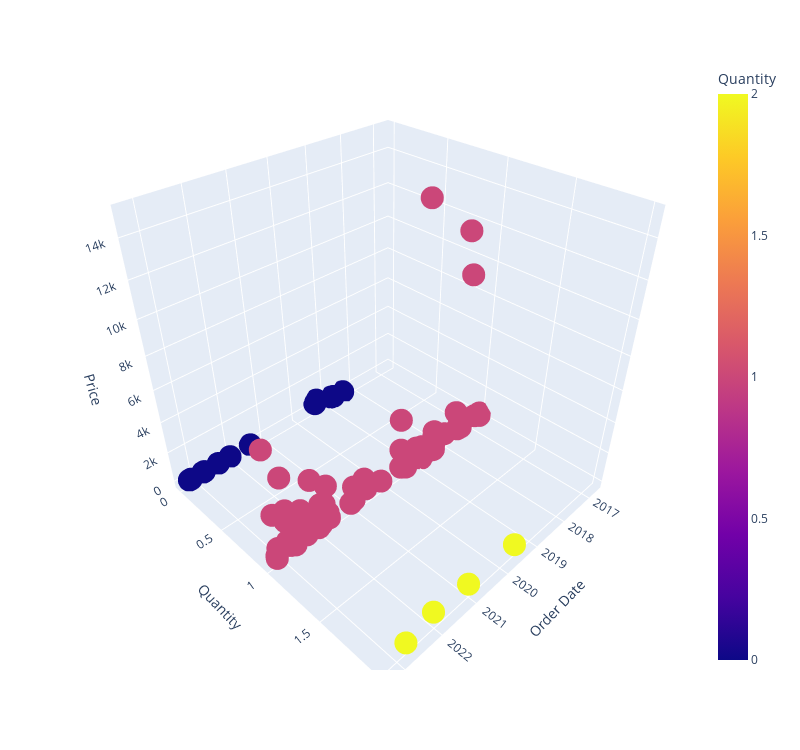

The code cell stored with this chart in its notebook:
### Markdown cell above
#### An interactive 3d plot for detailed information

### Code cell
px.scatter_3d(data_frame=orders_df, x='Order Date', z='Total Owed',y='Quantity',hover_data=['Product Name'],labels={'Total Owed':'Price'},color='Quantity',width=800,height=750)

### Figure 1 — Plotly figure (JSON) as saved in the notebook; plotly's stock layout.template omitted (floating-point values rounded to 4 significant figures)
{"data": [{"customdata": [["Rynox Air GT 4 Jacket - Mesh Motorcycle Riding Jacket with Impact Protection and Abrasion Resistance - Black White | Small"], ["3M Auto Specialty Tyre Dresser (250 ml) | Long lasting tyre Gloss | Fading and Crack Prevention."], ["Motul C2 Chain Lube for All Bikes (150 ml)"], ["Stewit Universal Motorcycle/Cycle Chain Cleaner Brush for Bikes (Blue)"], ["Motul C1 Chain Clean for All Bikes (150 ml)"], ["Stewit Universal Motorcycle/Cycle Chain Cleaner Brush for Bikes (Blue)"], ["3M Auto Specialty Tyre Dresser (250 ml) | Long lasting tyre Gloss | Fading and Crack Prevention."], ["Motul C1 Chain Clean for All Bikes (150 ml)"], ["Motul C2 Chain Lube for All Bikes (150 ml)"], ["Stewit Universal Motorcycle/Cycle Chain Cleaner Brush for Bikes (Blue)"], ["Motul C2 Chain Lube for All Bikes (150 ml)"], ["3M Auto Specialty Tyre Dresser (250 ml) | Long lasting tyre Gloss | Fading and Crack Prevention."], ["Motul C1 Chain Clean for All Bikes (150 ml)"], ["Peter England Men's Blue Blazer Slim (PIBZSNSBS78506_MediumBlue80_44)"], ["FitBox Sports Intruder 20 Kg Adjustable PVC Dumbbells Weights With Dumbbells Rods For Home Gym & Strength Training, 10 Kg X 2 (Black)"], ["FitBox Sports Intruder 20 Kg Adjustable PVC Dumbbells Weights With Dumbbells Rods For Home Gym & Strength Training, 10 Kg X 2 (Black)"], ["Axor Apex Hunter D/V Dull Black Red Helmet-M"], ["Tribit XSound Go 16W 5.0 Bluetooth Speaker with Loud Sound & Rich Bass, 24H Playtime, IPX7 Waterproof, Wireless Stereo Pairing, Type-C, Portable Wirel"], ["iClever HS14 Headphones for Girls, Kids Headphones with Mic, 94dB Volume Limited, Adjustable Headband, Foldable, Wired Over Ear Child Headset for Onli"], ["Rynox Air GT Riding Gloves (Grey Red, M)"], ["Rynox Air GT Riding Gloves (Grey Red, M)"], ["SOFTSPUN Microfiber Cloth - 4 pcs - 40x40 cms - 340 GSM Grey- Thick Lint & Streak-Free Multipurpose Cloths - Automotive Microfibre Towels for Car Bike"], ["Himalayan Organics Omega 3 6 9 Flaxseed Oil With Nutrition Supplement For Healthy Hair, Skin, Joint, Brain, Muscles And Bones - 90 Vegetarian Capsules"], ["Dr.Vaidya's Herbobuild Pack of 1 | 30 capsules | Ayurvedic Muscle & Mass Gainer Capsules | Muscle Protein Synthesis | Lean Mass Gainer | Improved Stam"], ["Peter England Men's Polyester Blend Regular Business Suit Pants Set (PESUONSB814767_Blue_36)"], ["eSplanade - 5 inches - Singing Bowl Tibetan Buddhist Prayer Instrument With Striker Stick | OM Bell | OM Bowl | Meditation Bowl | Music Therapy"], ["SFT Cinnamon (Dalchini Stick) 200 Gm"], ["Saffola Honey, 100% Pure NMR tested Honey, 1.0kg"], ["SFT Cardamom Green (Elaichi) 100 Gm"], ["Evergreen Farms Fresh Whole Cashews Kaju 250 Grams"], ["Steelbird SBA-1 R2K Double Visor Full Face Graphics ABS Helmet, Inner Silver Sun Shield and Outer Clear Visor (Medium 580 mm, Matt Black Grey)"], ["Himalayan Organics Omega 3 6 9 Vegan Natural Nutrition Supplement for Muscle , Bone , Heart & Skin - 90 Veg Capsules"], ["DR. VAIDYA'S new age ayurveda Herbobuild| Ayurvedic Capsules for Muscle Gain | Stamina and Performance | Power of Ashwagandha, Shatavari and Safed Mus"], ["Azani Plant Mass Gainer 1kg | 1083 Kcal, 45g Vegan Protein, 225g Carbohydrates, 0.5g Chlorella, 0.3g Ashwagandha | Intense Muscle Recovery, Weight Gai"], ["Vedapure Natural L-Arginine Nitric Oxide Booster Supplement For Energy, Muscle Growth, Heart Health, Vascularity & Double Strength - 60 Capsules (Pack"], ["Casio Youth-Analog Black Dial Men's Watch-MCW-100H-9A2VDF (AD215)"], ["Dettol Liquid Hand wash Refill Original -1500 ml"], ["Reiki Crystal Products Unisex Natural \"Certified\" Stone Tiger Eye Bracelet for Healing and Meditation, Protection, Courage (Golden & Brown)"], ["Reiki Crystal Products Unisex Natural \"Certified\" Stone Tiger Eye Bracelet for Healing and Meditation, Protection, Courage (Golden & Brown)"], ["Dettol Liquid Hand wash Refill Original -1500 ml"], ["Reiki Crystal Products Unisex Natural \"Certified\" Stone Tiger Eye Bracelet for Healing and Meditation, Protection, Courage (Golden & Brown)"], ["Dettol Liquid Hand wash Refill Original -1500 ml"], ["Just rider Bamboo Football Cotton Socks/Stockings for Men Women Knee High Length Superior Grip for Shin Guard, Anti Slip Blister Protection Anti Odour"], ["Dabur Cold Pressed Mustard Oil -1L : Healthy Cooking Oil with the Goodness of Omega 3 & 6"], ["Saffola Total Refined Cooking Oil | Blended Rice Bran & Safflower Oil | Helps Manage Cholesterol | Pouch, 4 X 1L Pouch"], ["Oleev Olive Pomace Oil for Everyday Cooking, 5L TIN"], ["Redragon Karura K502 Wired USB Gaming Keyboard with RGB LED Backlight, 104 Silent Keys and Wrist Rest (Black)"], ["Zebronics Zeb-Transformer-M Optical USB Gaming Mouse with LED Effect(Black)"], ["Butterfly Jet Elite Mixer Grinder, 750W, 4 Jars (Grey)"], ["Nestle Resource High Protein - 400g Pet Jar Pack (Vanilla Flavor)"], ["Boult Audio BassBuds Loop Wireless Bluetooth in Ear Earphone with Mic (Black)"], ["boAt BassHeads 152 KKR Edition in Ear Wired Earphones with Mic(Thunder Purple)"], ["Amazon Pay balance: Credits"], ["Pawzone Yellow Body Harness With Leash for Dogs -Medium(3/4 Inch)"], ["xcluma Waist Pack Travel Handy Hiking Zip Pouch Document Money Phone Belt Sport Bag Bum Bag for Men and Women Polyester (Grey)"], ["Lion Saffron, Original Kashmir Lacha Saffron/ Kesar/ Keshar (Certified Grade A) for Biryani, Beauty, Improved Health and Tilak (Pack of 1 (1gram))"], ["Oreva Roman Figure Round Plastic Analog Wall Clock (28 cm x 28 cm x 3.9 cm, Silver, AQ-1457)"], ["Infinity (JBL) Fuze 100 Deep Bass Dual Equalizer IPX7 Waterproof Portable Wireless Speaker (Charcoal Black)"], ["Police Hedge Polyester 30 Ltr Black Laptop Stylish Premium Quality Backpack"], ["LPG cylinder booking"], ["Mobile Prepaid Recharge"], ["ALFA AWUS036NEH Long Range WIRELESS 802.11b/g/n Wi-Fi USBAdapter"], ["SWADESI STUFF Quartz Movement Analogue Black Dial Leather Strap Lord Shiva Mahadev Men's Watch"], ["HP 32GB Class 10 MicroSD Memory Card (U1 TF Card32GB)"], ["SanDisk Ultra Dual SDDD3-128G-I35 USB 3.0 128GB Flash Drive"], ["SWADESI STUFF Quartz Movement Analogue Black Dial Leather Strap Lord Shiva Mahadev Men's Watch"], ["Maxima Analog White Dial Women's Watch - 41271LMLI"], ["DTH recharge"], ["DTH recharge"], ["DTH recharge"], ["Amazon Pay balance: Money"], ["Amazon Pay balance: Money"], ["verticals Men's Cotton Army Print Cargo Pants (Multicolour, 38)"], ["Amazon Pay balance: Money (Cash-load)"], ["PROPER DESI Stuffed Teddy Bear For Kids - Yellow 42 Cm/16 Inch"], ["Micromax X424 (Black-Grey)"], ["Campus Sutra Women's Cotton Sweatshirt (AZW17_JKHNK_W_PLN_DN_AZ_XL_Denim_X-Large)"], ["Mobile Prepaid Recharge"], ["Mobile Prepaid Recharge"], ["Honor 8X (Black, 4GB RAM, 64GB Storage)"], ["Mobile Prepaid Recharge"], ["Mobile Prepaid Recharge"], ["Mobile Prepaid Recharge"], ["Mobile Prepaid Recharge"], ["Mobile Prepaid Recharge"], ["Generic MagiDeal 5 Pair Adult Plastics Red/Blue 3D Glasses Anaglyph Glasses,Black"], ["iBall Style 63 Optical Mouse (Black)"], ["Clublaptop Reversible 15.6-inch Laptop Sleeve"], ["Mobile Prepaid Recharge"], ["HOLME'S Stuffed Teddy Bear - 3 Feet - Pink"], ["Mobile Prepaid Recharge"], ["Mobile Prepaid Recharge"], ["Mobile Prepaid Recharge"], ["Mobile Prepaid Recharge"], ["Mobile Prepaid Recharge"], ["Philips Beard Trimmer Cordless for Men QT4001/15"], ["Threptin Protein Supplement Diskettes - 275 g"], ["Philips Beard Trimmer Cordless for Men QT4001/15"], ["Threptin Protein Supplement Diskettes - 275 g"], ["Amazon Pay balance: Money"], ["Amazon Pay balance: Money"], ["Campus Sutra Women's Cotton Quilted Hoodie (AW15_ZH_W_PLN_DN_XL)"], ["Easies Synthetic Leather Executive Office Bag, 16 Inches"], ["NIKAVI Black Seamless Skull Face Tube Mask Pack (2)"], ["Lenovo Z2 Plus (Black, 64GB)"], ["Orpat OEH-1220 2000-Watt Fan Heater (White)"], ["PES Shock Proof Protective Rugged Armor Super Hybrid Heavy Duty Back Case Cover For Asus Zenfone 2 Laser 5.5 - Rugged Black"], ["Samsung EVO Plus Class 10 32GB MicroSD 80 MB/S Memory Card with SD Adapter (MB-MC32D)"], ["Zoook ZB-Jazz Beats Wireless On-Ear Bluetooth Headphones With In-built FM"], ["Asus Zenfone 2 Laser 5.5 ZE550KL(Black, 3 GB RAM, 16 GB)"], ["CHKOKKO 8X Zoom Universal Mobile Phone Telescope Camera Lens Adjustable Clip Holder (White Red)"], ["Casotec Metal Back TPU Back Case Cover for Micromax Canvas Knight A350 - Brown"], ["CASSIEY?? 2.5D Curved Edge Ultra HD+ 9H Hardness Premium Tempered Glass For Xiaomi Redmi Note 3,Transparent"]], "hovertemplate": "Order Date=%{x}<br>Quantity=%{marker.color}<br>Price=%{z}<br>Product Name=%{customdata[0]}<extra></extra>", "legendgroup": "", "marker": {"color": [1, 1, 1, 1, 1, 0, 0, 0, 0, 0, 0, 0, 0, 1, 1, 0, 1, 1, 1, 1, 0, 1, 1, 2, 0, 1, 1, 1, 1, 1, 1, 0, 1, 1, 1, 1, 1, 2, 0, 0, 0, 0, 1, 1, 1, 1, 1, 1, 1, 1, 1, 1, 0, 1, 1, 2, 1, 1, 1, 1, 1, 1, 2, 1, 1, 1, 1, 1, 0, 1, 0, 0, 1, 1, 1, 1, 1, 1, 0, 1, 1, 0, 0, 0, 0, 1, 1, 1, 1, 1, 1, 1, 1, 1, 1, 1, 1, 0, 0, 1, 1, 1, 1, 1, 1, 1, 1, 1, 1, 1, 1, 1, 1], "coloraxis": "coloraxis", "symbol": "circle"}, "mode": "markers", "name": "", "scene": "scene", "showlegend": false, "x": ["2023-03-24T02:28:49", "2023-03-03T08:02:35", "2023-03-03T08:02:35", "2023-03-03T08:02:35", "2023-03-03T08:02:35", "2023-03-03T07:46:45", "2023-03-03T07:46:45", "2023-03-03T07:46:45", "2023-03-03T07:46:45", "2023-03-02T14:41:22", "2023-03-02T14:41:22", "2023-03-02T14:41:22", "2023-03-02T14:41:22", "2023-02-28T16:47:25", "2023-02-15T03:08:16", "2023-02-14T18:21:01", "2022-11-28T10:25:56", "2022-11-17T10:05:37", "2022-11-17T10:05:37", "2022-11-13T11:18:26", "2022-10-22T12:43:20", "2022-10-22T12:43:20", "2022-10-12T13:18:28", "2022-10-12T13:18:28", "2022-10-09T14:29:03", "2022-09-09T10:15:13", "2022-09-06T09:47:46", "2022-09-06T09:47:46", "2022-09-06T09:47:46", "2022-09-06T09:47:46", "2022-06-30T07:09:42", "2022-05-21T03:00:56", "2022-05-19T10:01:56", "2022-05-19T10:01:56", "2022-05-19T10:01:56", "2022-03-17T04:01:53", "2022-01-19T18:29:37", "2022-01-19T18:29:37", "2022-01-19T18:15:40", "2022-01-19T18:15:40", "2022-01-19T18:07:52", "2022-01-19T18:07:52", "2021-12-26T06:00:53", "2021-12-26T06:00:53", "2021-12-26T06:00:53", "2021-12-26T06:00:53", "2021-11-15T11:30:51", "2021-11-15T11:30:51", "2021-10-22T15:08:34", "2021-10-13T13:05:15", "2021-10-04T03:15:11", "2021-10-04T03:15:11", "2021-06-17T10:34:06", "2021-02-19T15:31:51", "2021-01-15T14:03:57", "2021-01-15T14:03:57", "2021-01-15T14:03:57", "2021-01-15T14:03:57", "2020-09-23T05:42:19", "2020-09-09T07:22:46", "2020-03-21T07:41:19", "2019-07-31T15:14:18", "2019-07-31T05:18:49", "2019-07-31T05:18:49", "2019-07-31T05:18:49", "2019-06-01T13:32:59", "2019-06-01T13:32:59", "2019-05-30T15:01:09", "2019-05-30T14:58:30", "2019-05-30T14:52:08", "2019-05-11T14:53:19", "2019-05-11T14:52:41", "2019-01-22T03:17:01", "2018-11-21T05:59:27", "2018-11-16T08:53:43", "2018-11-16T08:53:43", "2018-11-16T08:53:43", "2018-11-14T10:45:20", "2018-11-11T06:23:38", "2018-10-28T12:43:59", "2018-10-17T03:57:54", "2018-10-13T12:05:21", "2018-10-13T11:47:37", "2018-10-13T11:44:25", "2018-10-13T11:40:24", "2018-10-08T02:28:25", "2018-10-08T02:28:25", "2018-10-08T02:28:25", "2018-06-26T05:26:27", "2018-06-26T05:20:49", "2018-06-23T02:20:35", "2018-06-20T01:29:42", "2018-06-20T01:29:03", "2018-06-16T04:52:57", "2018-06-15T05:22:37", "2018-06-15T05:15:31", "2018-06-15T05:15:31", "2018-06-15T05:10:36", "2018-06-15T05:10:36", "2018-06-15T05:07:18", "2018-06-15T03:13:50", "2018-01-28T05:55:35", "2017-09-01T13:55:15", "2017-08-06T12:00:59", "2017-07-24T16:09:05", "2017-07-19T17:23:40", "2017-06-21T13:11:04", "2017-06-21T13:11:04", "2017-06-21T11:27:51", "2017-05-23T07:23:49", "2016-12-04T16:12:41", "2016-09-25T12:00:47", "2016-09-25T07:31:58"], "y": [1, 1, 1, 1, 1, 0, 0, 0, 0, 0, 0, 0, 0, 1, 1, 0, 1, 1, 1, 1, 0, 1, 1, 2, 0, 1, 1, 1, 1, 1, 1, 0, 1, 1, 1, 1, 1, 2, 0, 0, 0, 0, 1, 1, 1, 1, 1, 1, 1, 1, 1, 1, 0, 1, 1, 2, 1, 1, 1, 1, 1, 1, 2, 1, 1, 1, 1, 1, 0, 1, 0, 0, 1, 1, 1, 1, 1, 1, 0, 1, 1, 0, 0, 0, 0, 1, 1, 1, 1, 1, 1, 1, 1, 1, 1, 1, 1, 0, 0, 1, 1, 1, 1, 1, 1, 1, 1, 1, 1, 1, 1, 1, 1], "z": [6950, 267, 199, 89, 233, 0, 0, 0, 0, 0, 0, 0, 0, 2969, 699, 0, 4856, 2063.0, 736.2, 2750, 0, 309.1, 617.4, 374, 0, 1295, 113, 277, 194, 290, 2123, 0, 261.2, 799, 455, 3599, 178, 798, 0, 0, 0, 0, 284, 265, 759, 1649, 1499, 499, 2599, 759, 349, 399, 10, 312, 399, 540, 395, 1299, 1349, 605, 399, 3625, 398, 399, 1609, 159, 710, 295, 295, 295, 500, 500, 999, 1, 299, 829, 786, 199, 100, 14999, 199, 49, 49, 49, 49, 299, 189, 228, 40, 785, 399, 18, 30, 30, 30, 1299, 338, 0, 0, 1000, 100, 629, 1599, 320, 12499, 1124, 279, 749, 999, 9999, 389, 149, 339], "type": "scatter3d"}], "layout": {"scene": {"domain": {"x": [0, 1], "y": [0, 1]}, "xaxis": {"title": {"text": "Order Date"}, "type": "date"}, "yaxis": {"title": {"text": "Quantity"}, "type": "linear"}, "zaxis": {"title": {"text": "Price"}, "type": "linear"}, "aspectratio": {"x": 1, "y": 1, "z": 1}, "aspectmode": "auto"}, "coloraxis": {"colorbar": {"title": {"text": "Quantity"}}, "colorscale": [[0, "#0d0887"], [0.1111, "#46039f"], [0.2222, "#7201a8"], [0.3333, "#9c179e"], [0.4444, "#bd3786"], [0.5556, "#d8576b"], [0.6667, "#ed7953"], [0.7778, "#fb9f3a"], [0.8889, "#fdca26"], [1, "#f0f921"]]}, "legend": {"tracegroupgap": 0}, "margin": {"t": 60}, "height": 750, "width": 800}}
